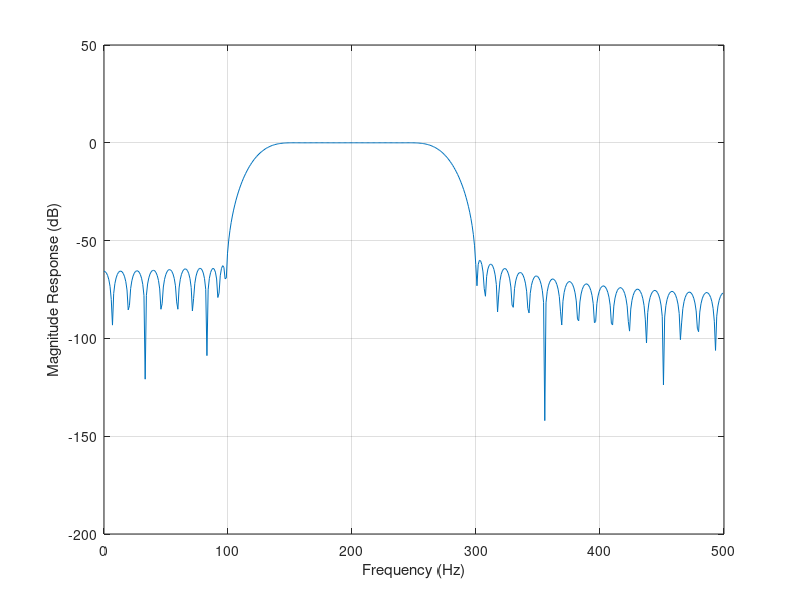

Reproduce this figure in MATLAB. (Note: this script raises an error after producing the figure.)
clear all
close all
clc

%% ===== Example 1: Bandpass FIR Filter Design using Kaiser Window =====

FS = 1000;              % Sampling frequency
FN = FS/2;               % Nyquist frequency
N = 73;                  % Filter length
beta = 5.65;             % Kaiser window ripple parameter
fc1 = 125/FN;             % Normalized cutoff frequencies
fc2 = 275/FN;
FC = [fc1 fc2];           % Band edge frequency vector

hn = fir1(N-1, FC, kaiser(N, beta));   % Windowed filter coefficients
[H, f] = freqz(hn, 1, 512, FS);
mag = 20*log10(abs(H));

plot(f, mag), grid on
xlabel('Frequency (Hz)')
ylabel('Magnitude Response (dB)')


%% ===== Example 2: IIR Lowpass Filter Design using Bilinear Transform =====

% ---- Step 1: Analog prototype (normalized cutoff) ----
[z,p,k] = buttap(6);
[b,a] = zp2tf(z,p,k);

% ---- Step 2: Convert to actual cutoff frequency ----
wc = 1.5;
[b1,a1] = lp2lp(b,a,wc);

% ---- Step 3: Map analog to digital using bilinear transform ----
T = 0.5;
[Nz,Dz] = bilinear(b1,a1,1/T);
w = 0:2*pi/300:pi;
Gz = freqz(Nz,Dz,w);

clf;
plot(w,abs(Gz)); axis([0 2 0 1]); grid; hold on;
xlabel('Radian Frequency w in rads/sec'),
ylabel('Magnitude of G(z)'),
title('Digital Filter Response in Normalized Frequency');

fprintf('Press any key to continue \n');
pause;

% ---- Step 4: Digital filter design with prewarping (using butter) ----
p = 6; T = 0.5;
wc = 1.5;
wd = wc*T/pi;
[Nzp,Dzp] = butter(p,wd);

fprintf('Summary: \n\n');
fprintf('WITHOUT PREWARPING: \n\n');
fprintf('The num N(z) coefficients in descending order of z are: \n\n');
fprintf('%8.4f \t',[Nz]);
fprintf('\n\n');
fprintf('The den D(z) coefficients in descending order of z are: \n\n');
fprintf('%8.4f \t',[Dz]);
fprintf('\n\n');
fprintf('WITH PREWARPING: \n\n');
fprintf('The num N(z) coefficients in descending order of z are: \n\n');
fprintf('%8.4f \t',[Nzp]);
fprintf('\n\n');
fprintf('The den D(z) coefficients in descending order of z are: \n\n');
fprintf('%8.4f \t',[Dzp]);
fprintf('\n\n');

% ---- Step 5: Apply filter to remove higher-order cosine terms ----
n = 0:150;
T = 0.5;
gt = 3+1.5*sin(n*T)-cos(2*n*T);
yt = filter(Nzp,Dzp,gt);

t = 0:0.1:12;
gta = 3+1.5*sin(t)-cos(2*t);

subplot(211), plot(t,gta), axis([0,12, 0, 6]); hold on;
xlabel('Continuous Time t'); ylabel('Function g(t)');

subplot(212), plot(n*T,yt), axis([0,12, 0, 6]); hold on;
xlabel('Continuous Time t'); ylabel('Filtered Output y(t)');

fprintf('Press any key to continue \n'); pause;

subplot(211), stem(n*T,gt), axis([0,12, 0, 6]); hold on;
xlabel('Discrete Time nT'); ylabel('Discrete Function g(n*T)');

subplot(212), stem(n*T,yt), axis([0,12, 0, 6]); hold on;
xlabel('Discrete Time nT'); ylabel('Filtered Output y(n*T)')


%% ===== Example 7: Cascade-to-Parallel Structure Conversion =====

nstage = 2;
N1 = [1 0.481199 1];
N2 = [1 1.474597 1];
D1 = [1 0.052921 0.831731];
D2 = [1 -0.304609 0.238865];
sos = [N1 D1; N2 D2];
[b, a] = sos2tf(sos);
[c, p, k] = residuez(b, a);
m = length(b);
b0 = b(m)/a(m);

j = 1;
for i = 1:nstage
    bk(j) = c(j)+c(j+1);
    bk(j+1) = -(c(j)*p(j+1)+c(j+1)*p(j));
    ak(j) = -(p(j)+p(j+1));
    ak(j+1) = p(j)*p(1+j);
    j = j+2;
end

b0
ak
bk
c
p
k



%% ============================================================
% LAB-7
% Problem-1
% Chebyshev Type-I High Pass Analog Filter
% ============================================================

clear
clc
close all

% Filter Specifications

N = 3;
Rp = 1;
fc = 5000;
wc = 2*pi*fc;

% Normalized Chebyshev Type-I Prototype

[z,p,k] = cheb1ap(N,Rp);

% Convert Zero-Pole-Gain to Transfer Function

[b,a] = zp2tf(z,p,k);

% Convert Low Pass to High Pass

[bh,ah] = lp2hp(b,a,wc);

% Display Transfer Function

disp('Numerator Coefficients')
disp(bh)

disp('Denominator Coefficients')
disp(ah)

% Frequency Response

w = logspace(3,6,1000);

H = freqs(bh,ah,w);

figure

subplot(2,1,1)
semilogx(w/(2*pi),20*log10(abs(H)),'LineWidth',2)
grid on
xlabel('Frequency (Hz)')
ylabel('Magnitude (dB)')
title('Magnitude Response')

subplot(2,1,2)
semilogx(w/(2*pi),unwrap(angle(H))*180/pi,'LineWidth',2)
grid on
xlabel('Frequency (Hz)')
ylabel('Phase (Degree)')
title('Phase Response')

% Pole Zero Plot

figure
zplane(bh,ah)
grid on
title('Pole Zero Plot')

% Transfer Function

Hs = tf(bh,ah)


%% ============================================================
% LAB-7
% Problem-2
% Design of Butterworth Digital Low Pass Filter
% Using Bilinear Transformation
% ============================================================

clear
clc
close all

% Filter Specifications

N = 2;              % Filter Order
fc = 50;            % Cutoff Frequency (Hz)
Fs = 500;           % Sampling Frequency (Hz)

% Analog Cutoff Frequency (rad/sec)

Wc = 2*pi*fc;

% Design Analog Butterworth Low Pass Filter

[b,a] = butter(N,Wc,'s');

% Convert Analog Filter to Digital Filter

[num,den] = bilinear(b,a,Fs);

% Display Transfer Function

disp('Digital Numerator Coefficients')
disp(num)

disp('Digital Denominator Coefficients')
disp(den)

Hz = tf(num,den,1/Fs)

% Frequency Response

figure

freqz(num,den,1024,Fs)

title('Magnitude and Phase Response')

% Pole-Zero Plot

figure

zplane(num,den)

grid on

title('Pole-Zero Plot')



% ============================================================
% LAB-7
% Problem-3
% Butterworth Lowpass Digital Filter
% Impulse Invariant Method vs Bilinear Transform Method
% ============================================================

clear
clc
close all

% Filter Specifications

N = 5;              % Filter Order
fc = 300;           % Cutoff Frequency (Hz)
Fs = 1000;          % Sampling Frequency (Hz)

% Analog Cutoff Frequency

Wc = 2*pi*fc;

% Design Analog Butterworth Lowpass Filter

[b,a] = butter(N,Wc,'s');

% ------------------------------------------------------------
% Impulse Invariant Method
% ------------------------------------------------------------

[bii,ai] = impinvar(b,a,Fs);

% ------------------------------------------------------------
% Bilinear Transform Method
% ------------------------------------------------------------

[bbl,abl] = bilinear(b,a,Fs);

% ------------------------------------------------------------
% Magnitude Responses
% ------------------------------------------------------------

figure

freqz(bii,ai,1024,Fs)
title('Impulse Invariant Method')

figure

freqz(bbl,abl,1024,Fs)
title('Bilinear Transform Method')

% ------------------------------------------------------------
% Group Delay
% ------------------------------------------------------------

figure

grpdelay(bii,ai,1024,Fs)
title('Group Delay (Impulse Invariant)')

figure

grpdelay(bbl,abl,1024,Fs)
title('Group Delay (Bilinear Transform)')

% ------------------------------------------------------------
% Magnitude Comparison
% ------------------------------------------------------------

[H1,f] = freqz(bii,ai,1024,Fs);
[H2,~] = freqz(bbl,abl,1024,Fs);

figure

plot(f,20*log10(abs(H1)),'LineWidth',2)
hold on
plot(f,20*log10(abs(H2)),'LineWidth',2)

grid on

xlabel('Frequency (Hz)')
ylabel('Magnitude (dB)')
title('Magnitude Response Comparison')

legend('Impulse Invariant','Bilinear')

% ------------------------------------------------------------
% Group Delay Comparison
% ------------------------------------------------------------

[gd1,w1] = grpdelay(bii,ai,1024,Fs);
[gd2,w2] = grpdelay(bbl,abl,1024,Fs);

figure

plot(w1,gd1,'LineWidth',2)
hold on
plot(w2,gd2,'LineWidth',2)

grid on

xlabel('Frequency (Hz)')
ylabel('Group Delay (Samples)')
title('Group Delay Comparison')

legend('Impulse Invariant','Bilinear')

% ------------------------------------------------------------
% Transfer Functions
% ------------------------------------------------------------

disp('Impulse Invariant Filter')
tf(bii,ai,1/Fs)

disp('Bilinear Transform Filter')
tf(bbl,abl,1/Fs)


% ============================================================
% LAB-7
% Problem-5
% Butterworth Lowpass Digital Filter
% Impulse Invariant Method vs Bilinear Transform Method
% ============================================================



clear all;
echo on;

Fs = 1000;
Fn = Fs/2;              % Nyquist frequency = 500 Hz

% Normalized band-edge frequencies
Wp = [200 300]/Fn;      % Passband edges
Ws = [50 450]/Fn;       % Stopband edges
Rp = 3;                 % Passband ripple (dB)
Rs = 20;                % Stopband attenuation (dB)

% (1)(i) Determine minimum filter order N and cutoff frequencies Wn
[N, Wn] = buttord(Wp, Ws, Rp, Rs);
fprintf('Required filter order N = %d\n', N);
fprintf('Cutoff frequencies Wn = '); disp(Wn);

% (1)(ii) Design the digital Butterworth bandpass filter (BZT method)
[b,a] = butter(N, Wn);
[z,p,k] = tf2zp(b,a);

fprintf('Zeros:\n'); disp(z);
fprintf('Poles:\n'); disp(p);
fprintf('Gain k = %f\n', k);
fprintf('Numerator coefficients b(z):\n'); disp(b);
fprintf('Denominator coefficients a(z):\n'); disp(a);

% (2) Plot magnitude-frequency response
figure;
[H,f] = freqz(b,a,1024,Fs);
plot(f, 20*log10(abs(H))); grid on;
xlabel('Frequency (Hz)'); ylabel('Magnitude (dB)');
title('Bandpass Butterworth Filter — Magnitude Response');

% Plot pole-zero diagram
figure;
zplane(z,p);
title('Pole-Zero Diagram of Bandpass Butterworth Filter');
